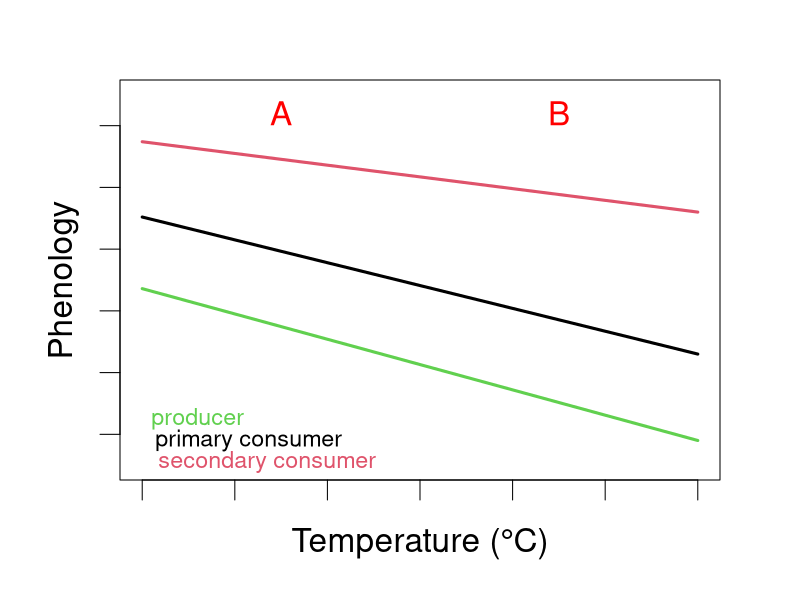
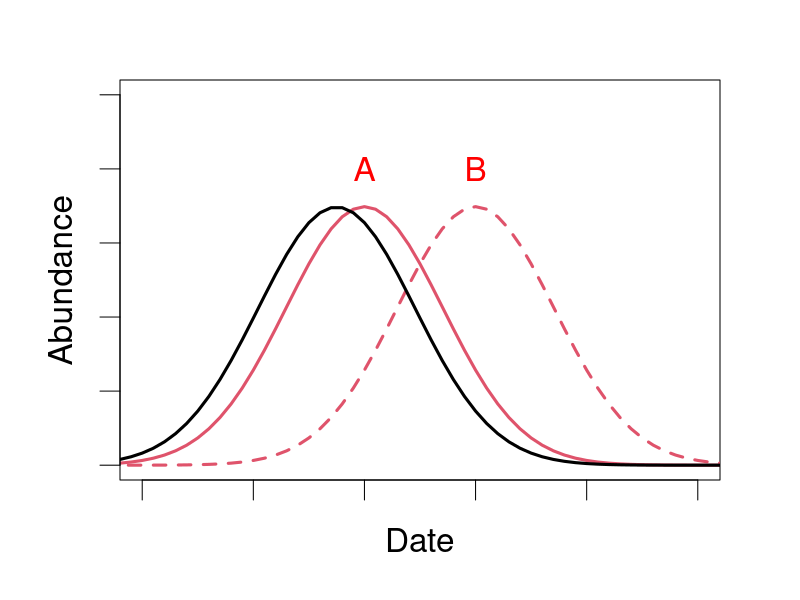
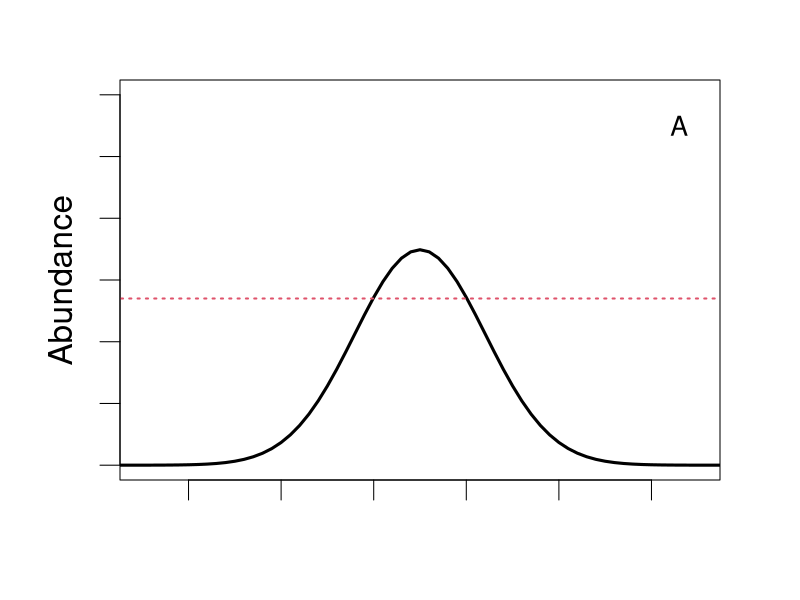
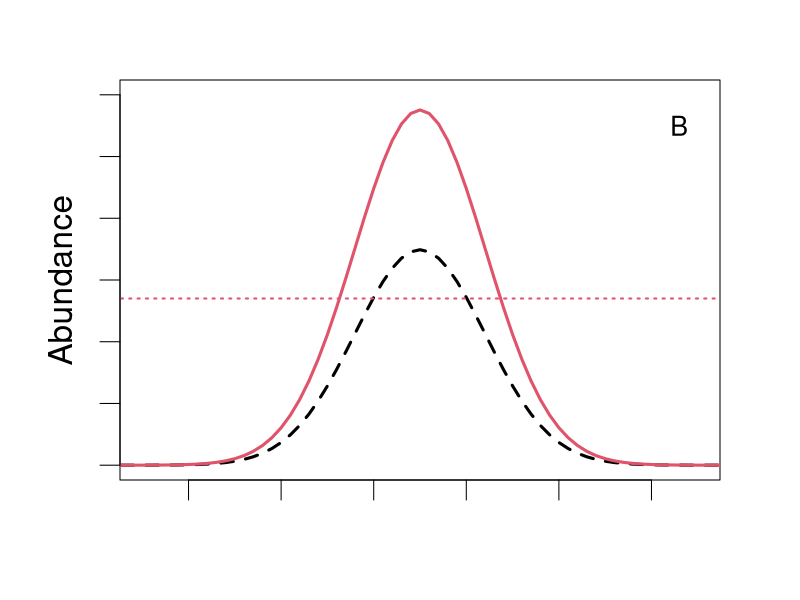
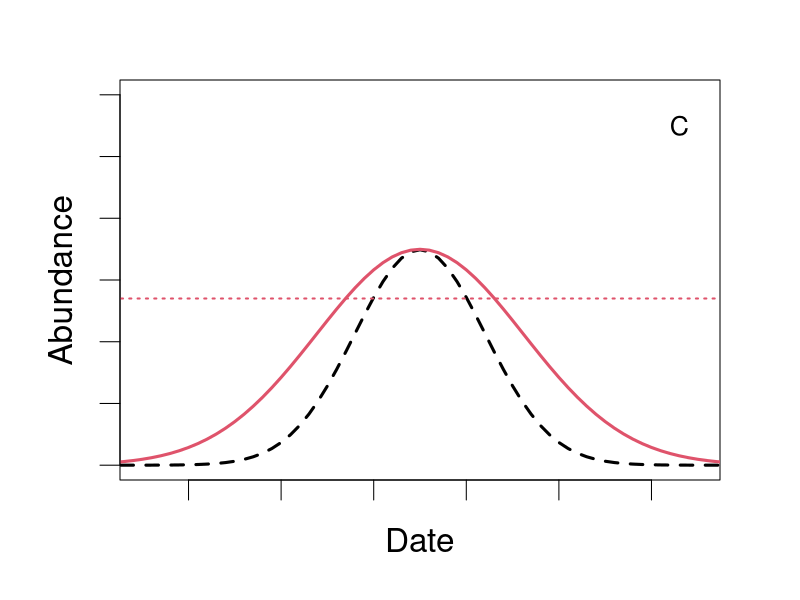

Recreate these plots in R, in order. (Note: this script raises an error after producing the figures.)
####################
#### Schematics ####
####################

#### Effect of temp on Phenology ####
# line graph: temp sensitivity from thackeray 2016
phentemp <- data.frame(temp=seq(4,10,0.5))
phentemp$prod <- 120+(-4.1*phentemp$temp)
phentemp$prim <- 130+(-3.7*phentemp$temp)
phentemp$seco <- 135+(-1.9*phentemp$temp)

par(mfcol=c(1,1), mar=c(1,1,1,1), oma=c(2,2,1,1),cex=2)
plot(phentemp$temp, phentemp$seco, type="l", lwd=3, col=2, ylim=c(75, 135), xlab=NA, ylab=NA, xaxt='n', yaxt='n')
points(phentemp$temp, phentemp$prim, type="l", lwd=3, col=1)
points(phentemp$temp, phentemp$prod, type="l", lwd=3, col=3)
title(xlab="Temperature (°C)",  outer=TRUE, line=0)
title(ylab="Phenology", outer=TRUE, line=0)
axis(side=1,labels=F) 
axis(side=2,labels=F) 
text(5.5,132, "A", col="red")
text(8.5,132, "B", col="red")
text(4.6, 82.5, "producer", col=3, cex=0.7)
text(5.15, 79, "primary consumer", col=1, cex=0.7)
text(5.35, 75.5, "secondary consumer", col=2, cex=0.7) # 9'X7.5"

# curves for caterpillar and bird at 2 temps
curves <- data.frame(x=seq(-30,30,0.1))
curves$y1 <- -curves$x^2 + -4*curves$x -2.75
curves$y2 <- -curves$x^2 + -4.5*curves$x -3.814
curves$y3 <- -curves$x^2 + -2*curves$x +0.25

par(mfcol=c(1,1), mar=c(1,1,1,1), oma=c(2,2,1,1),cex=2)
plot(curves$x, exp(curves$y1), lwd=3,type="l",xlim=c(-4,1), ylim=c(0,5), col=2, xlab=NA, ylab=NA, xaxt='n', yaxt='n')
points(curves$x, exp(curves$y3), lwd=3,type="l", col=2, lty="dashed")
points(curves$x, exp(curves$y2), lwd=3,type="l")
title(ylab="Abundance", outer=TRUE, line=0)
title(xlab="Date", outer=TRUE, line=0)
axis(side=1,labels=F) 
axis(side=2,labels=F) 
text(-2,4, "A", col="red")
text(-1,4, "B", col="red")

#### Buffering hypothesis ####

curves <- data.frame(x=seq(-30,30,0.1))
curves$y4 <- -curves$x^2 + curves$x +1
curves$y5 <- -curves$x^2 + curves$x +1.5
curves$y6 <- -(0.4)*(curves$x)^2 + 0.4*curves$x +1.152
curves$line <- 2.7

# base curve
par(mfcol=c(1,1), mar=c(1,1,1,1), oma=c(2,2,1,1),cex=2)
plot(curves$x, exp(curves$y4), type="l", ylim=c(0,6), xlim=c(-2.5,3.5), lwd=3, xlab=NA, ylab=NA, xaxt='n', yaxt='n')
points(curves$x, curves$line, type="l", lty="dotted", col=2, lwd=2)
title(ylab="Abundance", outer=TRUE, line=0)
#title(xlab="Date", outer=TRUE, line=0)
axis(side=1,labels=F) 
axis(side=2,labels=F) 
text(3.3,5.5, "A", cex=0.8)

# plus higher peak
par(mfcol=c(1,1), mar=c(1,1,1,1), oma=c(2,2,1,1),cex=2)
plot(curves$x, exp(curves$y4), type="l", ylim=c(0,6), xlim=c(-2.5,3.5), lwd=3, lty="dashed", xlab=NA, ylab=NA, xaxt='n', yaxt='n')
points(curves$x, exp(curves$y5), type="l", lwd=3, col=2)
points(curves$x, curves$line, type="l", lty="dotted", col=2, lwd=2)
title(ylab="Abundance", outer=TRUE, line=0)
#title(xlab="Date", outer=TRUE, line=0)
axis(side=1,labels=F) 
axis(side=2,labels=F) 
text(3.3,5.5, "B", cex=0.8)

# plus broader peak
par(mfcol=c(1,1), mar=c(1,1,1,1), oma=c(2,2,1,1),cex=2)
plot(curves$x, exp(curves$y4), type="l", ylim=c(0,6), xlim=c(-2.5,3.5), lwd=3, lty="dashed", xlab=NA, ylab=NA, xaxt='n', yaxt='n')
points(curves$x, exp(curves$y6), type="l", lwd=3, col=2)
points(curves$x, curves$line, type="l", lty="dotted", col=2, lwd=2)
title(ylab="Abundance", outer=TRUE, line=0)
title(xlab="Date", outer=TRUE, line=0)
axis(side=1,labels=F) 
axis(side=2,labels=F) 
text(3.3,5.5, "C", cex=0.8)


#### Schematic for core model ####
# basic curve
par(mfcol=c(1,1), mar=c(1,1,1,1), oma=c(2,2,1,1),cex=2)
plot(curves$x, exp(curves$y7), type="l", ylim=c(0,6), xlim=c(-2,3), lwd=2, xlab=NA, ylab=NA, xaxt='n', yaxt='n')
title(ylab="Abundance", outer=TRUE, line=0)
title(xlab="Date", outer=TRUE, line=0)
axis(side=1,labels=F) 
axis(side=2,labels=F) 

#intercept +/-
curves <- data.frame(x=seq(-30,30,0.1))
curves$y7 <- -curves$x^2 + curves$x +1
curves$y8 <- -curves$x^2 + curves$x +1.2
curves$y9 <- -curves$x^2 + curves$x +0.8

plot(curves$x, exp(curves$y7), type="l", ylim=c(0,6), xlim=c(-2,3), lwd=2, xlab=NA, ylab=NA, xaxt='n', yaxt='n')
points(curves$x, exp(curves$y8), type="l", col="red2", lwd=2, lty=5)
points(curves$x, exp(curves$y9), type="l", col="blue2", lwd=2, lty=5)
title(ylab="Abundance", outer=TRUE, line=0)
title(xlab="Date", outer=TRUE, line=0)
axis(side=1,labels=F) 
axis(side=2,labels=F) 

#quadratic +/-
curves <- data.frame(x=seq(-30,30,0.1))
curves$y7 <- -curves$x^2 + curves$x +1
curves$y10 <- -(1.2)*(curves$x)^2 + curves$x +1
curves$y11<- -(0.8)*(curves$x)^2 + curves$x +1

plot(curves$x, exp(curves$y7), type="l", ylim=c(0,6), xlim=c(-2,3), lwd=2, xlab=NA, ylab=NA, xaxt='n', yaxt='n')
points(curves$x, exp(curves$y10), type="l", col="red2", lwd=2, lty=5)
points(curves$x, exp(curves$y11), type="l", col="blue2", lwd=2, lty=5)
title(ylab="Abundance", outer=TRUE, line=0)
title(xlab="Date", outer=TRUE, line=0)
axis(side=1,labels=F) 
axis(side=2,labels=F) 

#date +/-
curves <- data.frame(x=seq(-30,30,0.1))
curves$y7  <- -curves$x^2 + curves$x +1
curves$y12 <- -curves$x^2 + 1.2*curves$x +1
curves$y13 <- -curves$x^2 + 0.8*curves$x +1

plot(curves$x, exp(curves$y7), type="l", ylim=c(0,6), xlim=c(-2,3), lwd=2, xlab=NA, ylab=NA, xaxt='n', yaxt='n')
points(curves$x, exp(curves$y12), type="l", col="red2", lwd=2, lty=5)
points(curves$x, exp(curves$y13), type="l", col="blue2", lwd=2, lty=5)
title(ylab="Abundance", outer=TRUE, line=0)
title(xlab="Date", outer=TRUE, line=0)
axis(side=1,labels=F) 
axis(side=2,labels=F) 

#date:year +/-
curves <- data.frame(x=seq(-30,30,0.1))
curves$y7  <- -curves$x^2 + curves$x +1
curves$y14 <- -curves$x^2 + 4*curves$x -3
curves$y15 <- -curves$x^2 + -curves$x +1.5

plot(curves$x, exp(curves$y7), type="l", ylim=c(0,6), xlim=c(-2,3), lwd=2, xlab=NA, ylab=NA, xaxt='n', yaxt='n')
points(curves$x, exp(curves$y14), type="l", col="blueviolet", lwd=2, lty=5)
points(curves$x, exp(curves$y15), type="l", col="darkgreen", lwd=2, lty=5)  
title(ylab="Abundance", outer=TRUE, line=0)
title(xlab="Date", outer=TRUE, line=0)
axis(side=1,labels=F) 
axis(side=2,labels=F) 

#contvar:date
curves <- data.frame(x=seq(-30,30,0.1))
curves$y7  <- -curves$x^2 + curves$x +1 
curves$y16 <- -curves$x^2 + 1.6*curves$x +1.06
curves$y17 <- -curves$x^2 + 1.4*curves$x +1.04
curves$y18 <- -curves$x^2 + 1.2*curves$x +1.02
curves$y19 <- -curves$x^2 + 0.8*curves$x +0.98
curves$y20 <- -curves$x^2 + 0.6*curves$x +0.96
curves$y21 <- -curves$x^2 + 0.4*curves$x +0.94

plot(curves$x, exp(curves$y7), type="l", ylim=c(0,6), xlim=c(-2,3), lwd=2, xlab=NA, ylab=NA, xaxt='n', yaxt='n')
points(curves$x, exp(curves$y16), type="l", col="red3", lwd=2, lty=5)
points(curves$x, exp(curves$y17), type="l", col="red", lwd=2, lty=5)
points(curves$x, exp(curves$y18), type="l", col="orangered", lwd=2, lty=5)
points(curves$x, exp(curves$y19), type="l", col="royalblue", lwd=2, lty=5)
points(curves$x, exp(curves$y20), type="l", col="blue2", lwd=2, lty=5)
points(curves$x, exp(curves$y21), type="l", col="blue4", lwd=2, lty=5)
title(ylab="Abundance", outer=TRUE, line=0)
title(xlab="Date", outer=TRUE, line=0)
axis(side=1,labels=F) 
axis(side=2,labels=F) 



#### different tree taxa peaks ####

x <- seq(-30,30,0.01)
y1  <- -x^2 + x +1
y2 <- -x^2 + 3*x -1.5
y3 <- -4*x^2 + -x +1.5
y4 <- -2*x^2 + 10*x -11.5
sum1 <- exp(y1)+exp(y2)+exp(y3)+exp(y4)
  
par(mfcol=c(2,1), mar=c(1,1,1,1), cex=1.5)#, oma=c(2,2,1,1),cex=2)
plot(x, exp(y1), type="l", col="blue", ylim=c(0,8), xlim=c(-3,5.5), lwd=2, xlab="", ylab="", xaxt='n', yaxt='n')
points(x, exp(y2), type="l", col="green3", lwd=2)
points(x, exp(y3), type="l", col="darkgreen", lwd=2)  
points(x, exp(y4), type="l", col="purple", lwd=2) 
points(x,sum1, type="l", lwd=2, lty=2)
title(ylab="Abundance", outer=TRUE, line=0)
title(xlab="Date", outer=TRUE, line=0)
#plot(x, exp(y5), type="l", col="white", ylim=c(0,8), xlim=c(-3,5.5), lwd=2, xlab="", ylab="", xaxt='n', yaxt='n')

#axis(side=1,labels=F) 
#axis(side=2,labels=F) 

y5 <- -0.5*x^2 + 3.5*x -5.5
y6 <- -0.3*x^2 + x 
y7 <- -0.5*x^2 + -0.2*x +0.8
y8 <- -4*x^2 + 14*x -11
sum2 <- exp(y5)+exp(y6)+exp(y7)+exp(y8)
sum3 <- exp(y5)+exp(y6)+exp(y7)+exp(y8)+exp(y1)+exp(y2)+exp(y3)+exp(y4)

#par(mfcol=c(1,2), mar=c(1,1,1,1), cex=1.5)#, oma=c(2,2,1,1),cex=2)
plot(x, exp(y5), type="l", col="darkred", ylim=c(0,8), xlim=c(-3,5.5), lwd=2, xlab="", ylab="", xaxt='n', yaxt='n')
points(x, exp(y6), type="l", col="red2", lwd=2)
points(x, exp(y7), type="l", col="orange", lwd=2)  
points(x, exp(y8), type="l", col="gold2", lwd=2) 
points(x,sum2, type="l", lwd=2, lty=2)
title(ylab="Abundance", outer=TRUE, line=0)
title(xlab="Date", outer=TRUE, line=0)  #saving as 7"x5"

#par(mfcol=c(1,1), mar=c(1,1,1,1), cex=1.5)#, oma=c(2,2,1,1),cex=2)
plot(x, exp(y5), type="l", col="darkred", ylim=c(0,9), xlim=c(-3,5.5), lwd=2, xlab="", ylab="", xaxt='n', yaxt='n')
points(x, exp(y6), type="l", col="red2", lwd=2)
points(x, exp(y7), type="l", col="orange", lwd=2)  
points(x, exp(y8), type="l", col="gold2", lwd=2) 
points(x, exp(y1), type="l", col="blue", lwd=2)
points(x, exp(y2), type="l", col="green3", lwd=2)
points(x, exp(y3), type="l", col="darkgreen", lwd=2)  
points(x, exp(y4), type="l", col="purple", lwd=2) 
points(x,sum3, type="l", lwd=2, lty=2)
